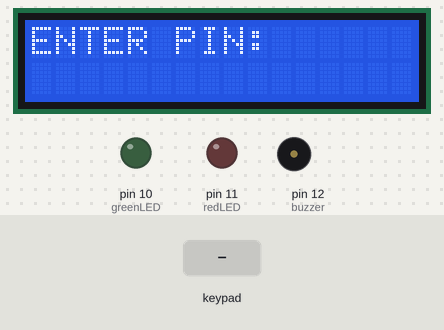
This sketch was run on a simulated Arduino Uno, built with avr-gcc and run on an emulated ATmega328P. On the bench: 16×2 character LCD, output pins drawn as LEDs (lit = HIGH), buzzer (waves = sounding). The inputs (shaded band) are chosen by the test bench.

Above: at 1.2 s.
1.3 s: keypad keys 1 2 3 4 pressed 0.4 s apart
At 3.7 s:
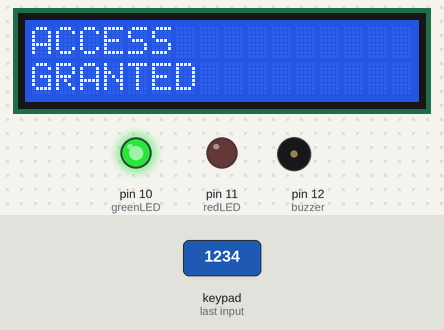
4.4 s: keypad keys 2 3 4 5 pressed 0.4 s apart
At 6.6 s:
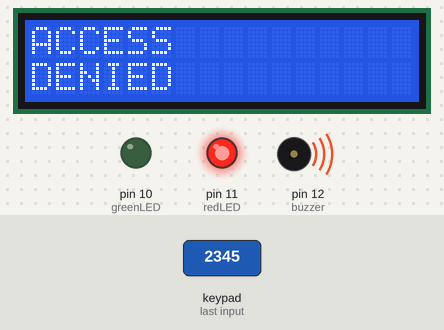
8.3 s: key '1' pressed
At 9.5 s:
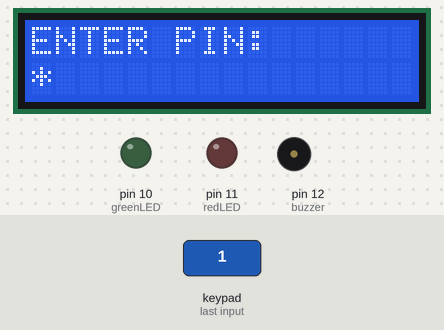
9.8 s: key '*' pressed
At 10.4 s:
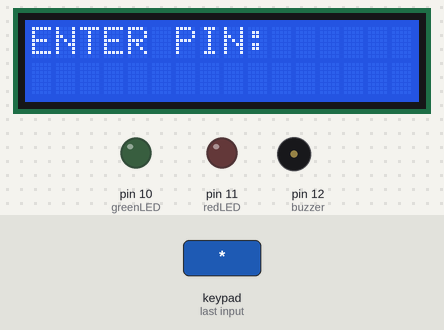
11.3 s: key '2' pressed
At 12.3 s:
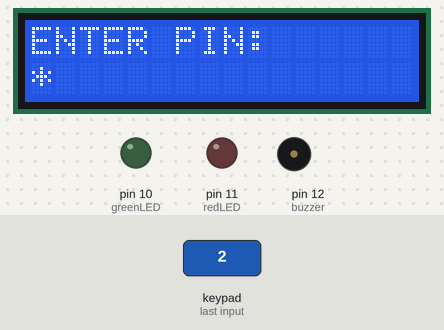
Timing chart, 0 to 13.8 s (numbered marks = the images above; inputs shaded):
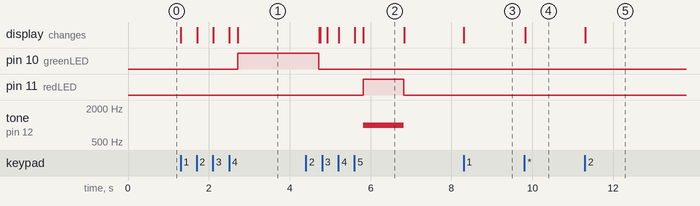

The sketch:

Keypad_LCD.ino
```cpp
#include <Wire.h>
#include <LiquidCrystal_I2C.h>
#include <Keypad.h>

LiquidCrystal_I2C lcd(0x27, 16, 2);

// -------- Keypad --------
const byte ROWS = 4;
const byte COLS = 4;

char keys[ROWS][COLS] = {
  {'1','2','3','A'},
  {'4','5','6','B'},
  {'7','8','9','C'},
  {'*','0','#','D'}
};

byte rowPins[ROWS] = {2, 3, 4, 5};
byte colPins[COLS] = {6, 7, 8, 9};

Keypad keypad = Keypad(makeKeymap(keys), rowPins, colPins, ROWS, COLS);

// -------- Pins --------
const int greenLED = 10;
const int redLED = 11;
const int buzzer = 12;

// -------- Password --------
String correctPIN = "1234";
String enteredPIN = "";

int attempts = 0;
bool locked = false;
unsigned long lockStart = 0;

void setup() {
  lcd.init();
  lcd.backlight();

  pinMode(greenLED, OUTPUT);
  pinMode(redLED, OUTPUT);
  pinMode(buzzer, OUTPUT);

  showEnterPin();
}

void loop() {

  if (locked) {

    unsigned long elapsed = (millis() - lockStart) / 1000;

    if (elapsed >= 10) {
      locked = false;
      attempts = 0;
      showEnterPin();
    } else {
      lcd.setCursor(0, 0);
      lcd.print("LOCKED        ");
      lcd.setCursor(0, 1);
      lcd.print("Wait ");
      lcd.print(10 - elapsed);
      lcd.print(" sec   ");
    }

    return;
  }

  char key = keypad.getKey();

  if (key) {

    if (key >= '0' && key <= '9') {

      enteredPIN += key;

      lcd.setCursor(enteredPIN.length() - 1, 1);
      lcd.print("*");

      if (enteredPIN.length() == 4) {

        delay(200);

        if (enteredPIN == correctPIN) {

          lcd.clear();
          lcd.print("ACCESS");
          lcd.setCursor(0, 1);
          lcd.print("GRANTED");

          digitalWrite(greenLED, HIGH);

          delay(2000);

          digitalWrite(greenLED, LOW);

          attempts = 0;

        } else {

          lcd.clear();
          lcd.print("ACCESS");
          lcd.setCursor(0, 1);
          lcd.print("DENIED");

          digitalWrite(redLED, HIGH);

          tone(buzzer, 1000);
          delay(1000);
          noTone(buzzer);

          digitalWrite(redLED, LOW);

          attempts++;

          if (attempts >= 3) {
            locked = true;
            lockStart = millis();
          }
        }

        enteredPIN = "";

        if (!locked)
          showEnterPin();
      }
    }

    if (key == '*') {
      enteredPIN = "";
      showEnterPin();
    }
  }
}

void showEnterPin() {
  lcd.clear();
  lcd.setCursor(0, 0);
  lcd.print("ENTER PIN:");
  lcd.setCursor(0, 1);
}
```

Measured:
- after the input at 1.3 s, pin 10 (greenLED): LOW → HIGH after 1.4 s; the display: first changes at once (image 1 shows a later state)
- after the input at 4.4 s, pin 11 (redLED): LOW → HIGH after 1.4 s, → LOW 1.0 s later; tone on pin 12 (buzzer): silent → 1000 Hz after 1.4 s, → silent 1.0 s later; the display: first differs from a run without the input after 0.36 s (image 2 shows a later state)
- after the input at 8.3 s, the display: changes at once (image 3)
- after the input at 9.8 s, the display: changes at once (image 4)
- after the input at 11.3 s, the display: changes at once (image 5)
- what the display in image 2 shows lasts 1.0 s, from 5.8 s to 6.8 s
